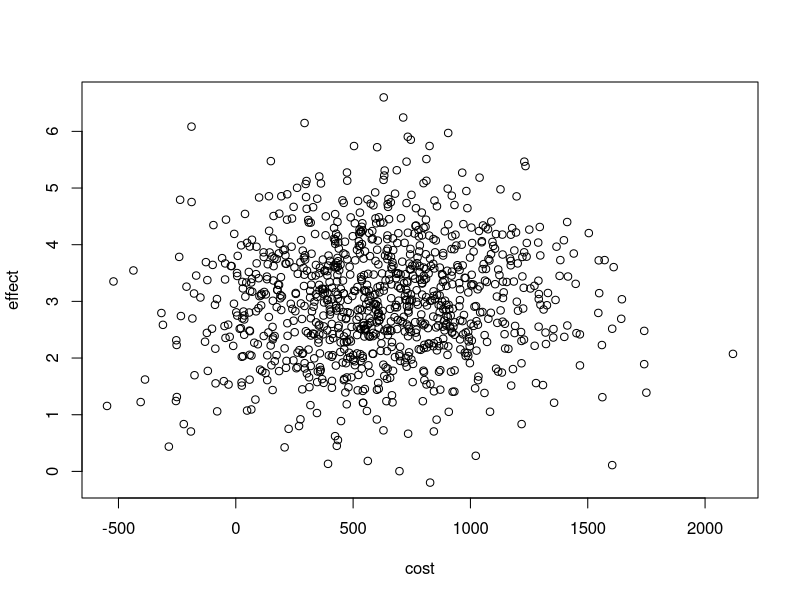
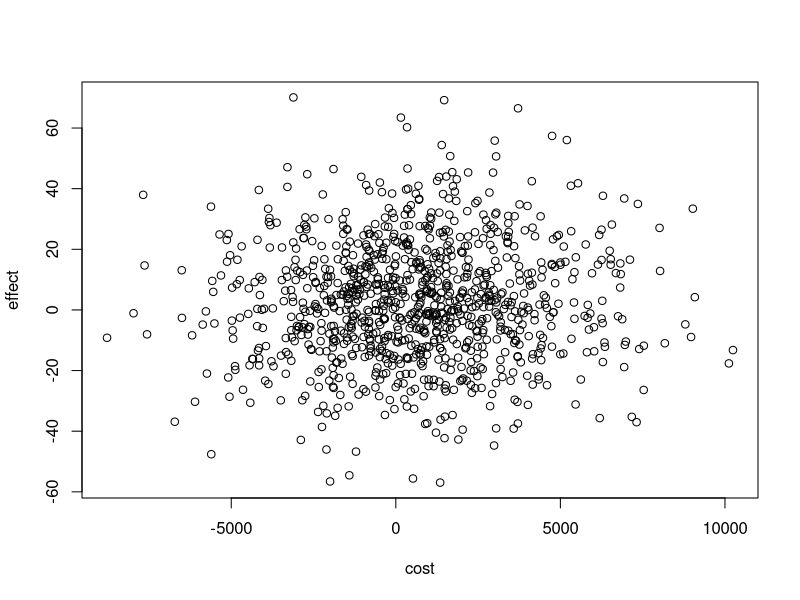

These charts were generated, in order, by the following R code: (Note: this script raises an error after producing the figures.)
## ---- chunk 1

#variables
men_mean <- 5.13
men_sd <- 0.17
men_prop <- 0.51
women_mean <- 4.96
women_sd <- 0.20
women_prop <- 0.49
n_adults <- 10
n_sims <- 10000
limit <- 1750
exceeding <- 0

#making simulation
for (i in 1:n_sims) {
  male <- rbinom(n_adults, 1, men_prop)
  weight <- ifelse(male == 1,
                   rnorm(n_adults, men_mean, men_sd),
                   rnorm(n_adults, women_mean, women_sd))
  total_weight <- sum(exp(weight))
  if (total_weight > limit) {
    exceeding <- exceeding + 1
  }
}

probability <- exceeding / n_sims
probability

## ---- chunk 2


save_perunit <- 5
save_perunit_se <- 4
market <- 40000
market_se <- 10000

n_sims <- 10000
savings <- rep(NA, n_sims)

for (i in 1:n_sims) {
  savings[i] <-
    rnorm(1, save_perunit, save_perunit_se) * rnorm(1, market, market_se)
}

mean(savings)

## ---- chunk 3

save_perunit <- 5
save_perunit_se <- 4
market <- 40000
market_se <- 10000

n_sims <- 10000
savings <- rep(NA, n_sims)


for (i in 1:n_sims) {
  savings[i] <- (save_perunit + rnorm(1,0,save_perunit_se)) * (market + rnorm(1, 0, market_se))
}

mean(savings)

## ---- chunk 4

cost_diff_mean <- 600
cost_diff_se <- 400
cost_df <- 52
effect_diff_mean <- 3
effect_diff_se <- 1
effect_df <- 102

cost_diff_sd <- cost_diff_se*sqrt(cost_df)
effect_diff_sd <- effect_diff_se*sqrt(effect_df)

n_sims <- 1000

cost <- rep(NA, n_sims)
effect <- rep(NA, n_sims)

for (i in 1:n_sims){
  cost[i] <- rnorm(1, cost_diff_mean, cost_diff_se)
  effect[i] <- rnorm(1, effect_diff_mean, effect_diff_se)
}

plot(cost,effect)

cost_effect_ratio <- cost/effect

estimate <- mean(cost_effect_ratio)

intervals_50 <- quantile(cost_effect_ratio,c(0.25,0.75))
intervals_95 <- quantile(cost_effect_ratio,c(0.025,0.975))

## ---- chunk 5

cost_diff_mean <- 600
cost_diff_se <- 400
cost_df <- 50
effect_diff_mean <- 3
effect_diff_se <- 2
effect_df <- 100

cost_diff_sd <- cost_diff_se*sqrt(cost_df)
effect_diff_sd <- effect_diff_se*sqrt(effect_df)

n_sims <- 1000

cost <- rep(NA, n_sims)
effect <- rep(NA, n_sims)

for (i in 1:n_sims){
  cost[i] <- rnorm(1, cost_diff_mean, cost_diff_sd)
  effect[i] <- rnorm(1, effect_diff_mean, effect_diff_sd)
}

?rt()

plot(cost,effect)

cost_effect_ratio <- cost/effect

estimate <- mean(cost_effect_ratio)

intervals_50 <- quantile(cost_effect_ratio,c(0.25,0.75))
intervals_95 <- quantile(cost_effect_ratio,c(0.025,0.975))

## ---- chunk 6

cost_diff_mean <- 600
cost_diff_se <- 400
cost_df <- 52
effect_diff_mean <- 3
effect_diff_se <- 1
effect_df <- 102

n_sims <- 1000

cost <- rep(NA, n_sims)
effect <- rep(NA, n_sims)

t <- cost_diff_mean/cost_diff_se
cost_diff_sd <- cost_diff_mean/(cost_diff_mean/cost_diff_se)
	
for (i in 1:num_sims) {	
  treatment_groups = rbinom(cost_df, 1, 0.5)
  X = cbind(1, treatment_groups)	
  sigma = sqrt(400 ^ 2 / solve((t(X) %*% X))[2, 2])	
  error = rnorm(n_cost, mean = 0, sd = sigma)	
  cost = 100000 + 600 * treatment + error	
  cost_diff[i] = mean(cost)	
  	
  # effect difference	
  treatment = rbinom(n = n_effect, size = 1, prob = 0.5)	
  X = cbind(1, treatment)	
  sigma = sqrt(1 / solve((t(X) %*% X))[2, 2])	
  error = rnorm(n_effect, mean = 0, sd = sigma)	
  effect = 100000 + 3 * treatment + error	
  effect_model = lm(effect ~ treatment)	
  effect_diff[i] = coef(effect_model)[2]	
  	
}	
	
	solve((t(X) %*% X))
	X
	t(X)
	
	
costEffect.df <- data.frame(cost=cost_diff, effect=effect_diff)	
	
ggplot(data=costEffect.df, aes(x=cost, y=effect)) + 	
      geom_point() +	
      labs(x="Cost Difference", y="Effectiveness Difference") +	
      theme_classic()+ 	
      guides(fill=FALSE)

